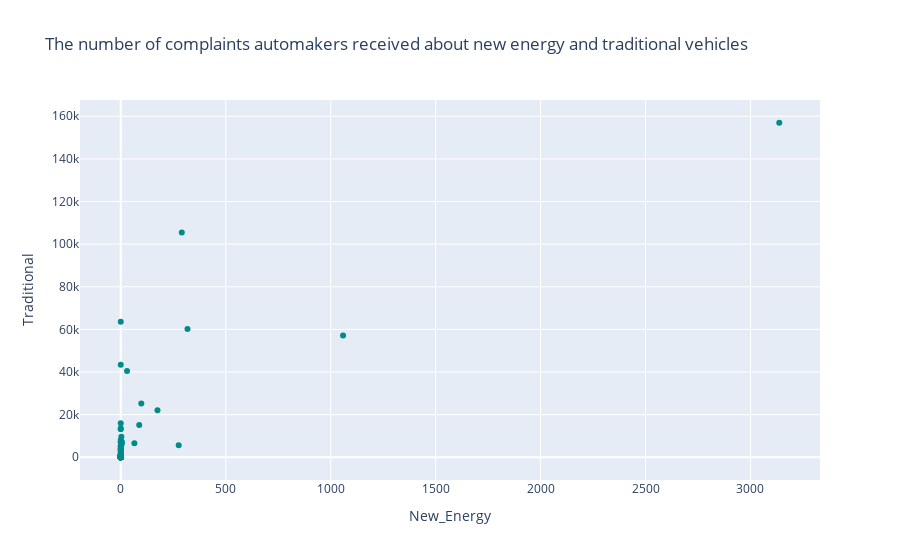

Here is the notebook cell this chart was saved with:
### Code cell
fig = px.scatter(All_complaint_count, x='New_Energy', y='Traditional',
             #pattern_shape=make_complaints_count['productMake'],
             color_discrete_sequence=["darkcyan"],
             title="The number of complaints automakers received about new energy and traditional vehicles",
             hover_name=All_complaint_count.index,
            #log_x=True,log_y=True,
             height=500)
fig.show()

### Figure 1 — Plotly figure (JSON) as saved in the notebook; plotly's stock layout.template omitted (floating-point values rounded to 4 significant figures; data arrays with more than 128 entries replaced by an {"elided": "..."} marker saying what was removed)
{"data": [{"hovertemplate": "<b>%{hovertext}</b><br><br>New_Energy=%{x}<br>Traditional=%{y}<extra></extra>", "hovertext": {"elided": "763 str values"}, "legendgroup": "", "marker": {"color": "darkcyan", "symbol": "circle"}, "mode": "markers", "name": "", "orientation": "v", "showlegend": false, "type": "scatter", "x": {"elided": "763 int values"}, "xaxis": "x", "y": {"elided": "763 int values"}, "yaxis": "y"}], "layout": {"autosize": true, "legend": {"tracegroupgap": 0}, "title": {"text": "The number of complaints automakers received about new energy and traditional vehicles"}, "xaxis": {"anchor": "y", "autorange": true, "domain": [0, 1], "range": [-192.0, 3329.0], "title": {"text": "New_Energy"}, "type": "linear"}, "yaxis": {"anchor": "x", "autorange": true, "domain": [0, 1], "range": [-11050.0, 168000.0], "title": {"text": "Traditional"}, "type": "linear"}}}
